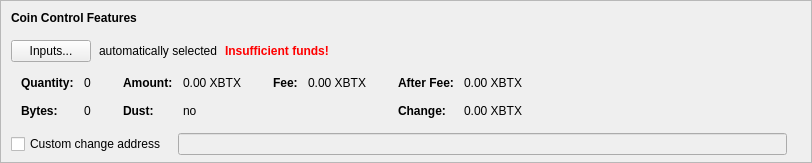
      <widget class="QFrame" name="frameCoinControl">
       <property name="sizePolicy">
        <sizepolicy hsizetype="Expanding" vsizetype="Fixed">
         <horstretch>0</horstretch>
         <verstretch>0</verstretch>
        </sizepolicy>
       </property>
       <property name="maximumSize">
        <size>
         <width>16777215</width>
         <height>16777215</height>
        </size>
       </property>
       <property name="frameShape">
        <enum>QFrame::StyledPanel</enum>
       </property>
       <property name="frameShadow">
        <enum>QFrame::Sunken</enum>
       </property>
       <layout class="QVBoxLayout" name="verticalLayoutCoinControl2">
        <property name="spacing">
         <number>0</number>
        </property>
        <property name="leftMargin">
         <number>0</number>
        </property>
        <property name="topMargin">
         <number>0</number>
        </property>
        <property name="rightMargin">
         <number>0</number>
        </property>
        <property name="bottomMargin">
         <number>6</number>
        </property>
        <item>
         <layout class="QVBoxLayout" name="verticalLayoutCoinControl" stretch="0,0,0,0,0">
          <property name="spacing">
           <number>0</number>
          </property>
          <property name="leftMargin">
           <number>10</number>
          </property>
          <property name="topMargin">
           <number>10</number>
          </property>
          <item>
           <layout class="QHBoxLayout" name="horizontalLayoutCoinControl1">
            <property name="bottomMargin">
             <number>15</number>
            </property>
            <item>
             <widget class="QLabel" name="labelCoinControlFeatures">
              <property name="sizePolicy">
               <sizepolicy hsizetype="Preferred" vsizetype="Maximum">
                <horstretch>0</horstretch>
                <verstretch>0</verstretch>
               </sizepolicy>
              </property>
              <property name="font">
               <font>
                <weight>75</weight>
                <bold>true</bold>
               </font>
              </property>
              <property name="styleSheet">
               <string notr="true">font-weight:bold;</string>
              </property>
              <property name="text">
               <string>Coin Control Features</string>
              </property>
             </widget>
            </item>
           </layout>
          </item>
          <item>
           <layout class="QHBoxLayout" name="horizontalLayoutCoinControl2" stretch="0,0,0,0">
            <property name="spacing">
             <number>8</number>
            </property>
            <property name="bottomMargin">
             <number>10</number>
            </property>
            <item>
             <widget class="QPushButton" name="pushButtonCoinControl">
              <property name="styleSheet">
               <string notr="true"/>
              </property>
              <property name="text">
               <string>Inputs...</string>
              </property>
              <property name="autoDefault">
               <bool>false</bool>
              </property>
             </widget>
            </item>
            <item>
             <widget class="QLabel" name="labelCoinControlAutomaticallySelected">
              <property name="text">
               <string>automatically selected</string>
              </property>
              <property name="margin">
               <number>5</number>
              </property>
             </widget>
            </item>
            <item>
             <widget class="QLabel" name="labelCoinControlInsuffFunds">
              <property name="font">
               <font>
                <weight>75</weight>
                <bold>true</bold>
               </font>
              </property>
              <property name="styleSheet">
               <string notr="true">color:red;font-weight:bold;</string>
              </property>
              <property name="text">
               <string>Insufficient funds!</string>
              </property>
              <property name="margin">
               <number>5</number>
              </property>
             </widget>
            </item>
            <item>
             <spacer name="horizontalSpacerCoinControl">
              <property name="orientation">
               <enum>Qt::Horizontal</enum>
              </property>
              <property name="sizeHint" stdset="0">
               <size>
                <width>40</width>
                <height>1</height>
               </size>
              </property>
             </spacer>
            </item>
           </layout>
          </item>
          <item>
           <widget class="QWidget" name="widgetCoinControl" native="true">
            <property name="sizePolicy">
             <sizepolicy hsizetype="Preferred" vsizetype="Preferred">
              <horstretch>0</horstretch>
              <verstretch>0</verstretch>
             </sizepolicy>
            </property>
            <property name="minimumSize">
             <size>
              <width>0</width>
              <height>0</height>
             </size>
            </property>
            <property name="styleSheet">
             <string notr="true"/>
            </property>
            <layout class="QHBoxLayout" name="horizontalLayoutCoinControl5">
             <property name="leftMargin">
              <number>0</number>
             </property>
             <property name="topMargin">
              <number>0</number>
             </property>
             <property name="rightMargin">
              <number>0</number>
             </property>
             <property name="bottomMargin">
              <number>0</number>
             </property>
             <item>
              <layout class="QHBoxLayout" name="horizontalLayoutCoinControl3" stretch="0,0,0,1">
               <property name="spacing">
                <number>20</number>
               </property>
               <property name="topMargin">
                <number>0</number>
               </property>
               <property name="bottomMargin">
                <number>10</number>
               </property>
               <item>
                <layout class="QFormLayout" name="formLayoutCoinControl1">
                 <property name="horizontalSpacing">
                  <number>10</number>
                 </property>
                 <property name="verticalSpacing">
                  <number>14</number>
                 </property>
                 <property name="leftMargin">
                  <number>10</number>
                 </property>
                 <property name="topMargin">
                  <number>4</number>
                 </property>
                 <property name="rightMargin">
                  <number>6</number>
                 </property>
                 <item row="0" column="0">
                  <widget class="QLabel" name="labelCoinControlQuantityText">
                   <property name="font">
                    <font>
                     <weight>75</weight>
                     <bold>true</bold>
                    </font>
                   </property>
                   <property name="text">
                    <string>Quantity:</string>
                   </property>
                   <property name="margin">
                    <number>0</number>
                   </property>
                  </widget>
                 </item>
                 <item row="0" column="1">
                  <widget class="QLabel" name="labelCoinControlQuantity">
                   <property name="cursor">
                    <cursorShape>IBeamCursor</cursorShape>
                   </property>
                   <property name="contextMenuPolicy">
                    <enum>Qt::ActionsContextMenu</enum>
                   </property>
                   <property name="text">
                    <string notr="true">0</string>
                   </property>
                   <property name="margin">
                    <number>0</number>
                   </property>
                   <property name="textInteractionFlags">
                    <set>Qt::LinksAccessibleByMouse|Qt::TextSelectableByKeyboard|Qt::TextSelectableByMouse</set>
                   </property>
                  </widget>
                 </item>
                 <item row="1" column="0">
                  <widget class="QLabel" name="labelCoinControlBytesText">
                   <property name="font">
                    <font>
                     <weight>75</weight>
                     <bold>true</bold>
                    </font>
                   </property>
                   <property name="text">
                    <string>Bytes:</string>
                   </property>
                  </widget>
                 </item>
                 <item row="1" column="1">
                  <widget class="QLabel" name="labelCoinControlBytes">
                   <property name="cursor">
                    <cursorShape>IBeamCursor</cursorShape>
                   </property>
                   <property name="contextMenuPolicy">
                    <enum>Qt::ActionsContextMenu</enum>
                   </property>
                   <property name="text">
                    <string notr="true">0</string>
                   </property>
                   <property name="textInteractionFlags">
                    <set>Qt::LinksAccessibleByMouse|Qt::TextSelectableByKeyboard|Qt::TextSelectableByMouse</set>
                   </property>
                  </widget>
                 </item>
                </layout>
               </item>
               <item>
                <layout class="QFormLayout" name="formLayoutCoinControl2">
                 <property name="horizontalSpacing">
                  <number>10</number>
                 </property>
                 <property name="verticalSpacing">
                  <number>14</number>
                 </property>
                 <property name="leftMargin">
                  <number>6</number>
                 </property>
                 <property name="topMargin">
                  <number>4</number>
                 </property>
                 <property name="rightMargin">
                  <number>6</number>
                 </property>
                 <item row="0" column="0">
                  <widget class="QLabel" name="labelCoinControlAmountText">
                   <property name="font">
                    <font>
                     <weight>75</weight>
                     <bold>true</bold>
                    </font>
                   </property>
                   <property name="text">
                    <string>Amount:</string>
                   </property>
                   <property name="margin">
                    <number>0</number>
                   </property>
                  </widget>
                 </item>
                 <item row="0" column="1">
                  <widget class="QLabel" name="labelCoinControlAmount">
                   <property name="cursor">
                    <cursorShape>IBeamCursor</cursorShape>
                   </property>
                   <property name="contextMenuPolicy">
                    <enum>Qt::ActionsContextMenu</enum>
                   </property>
                   <property name="text">
                    <string notr="true">0.00 XBTX</string>
                   </property>
                   <property name="textInteractionFlags">
                    <set>Qt::LinksAccessibleByMouse|Qt::TextSelectableByKeyboard|Qt::TextSelectableByMouse</set>
                   </property>
                  </widget>
                 </item>
                 <item row="1" column="0">
                  <widget class="QLabel" name="labelCoinControlLowOutputText">
                   <property name="font">
                    <font>
                     <weight>75</weight>
                     <bold>true</bold>
                    </font>
                   </property>
                   <property name="text">
                    <string>Dust:</string>
                   </property>
                  </widget>
                 </item>
                 <item row="1" column="1">
                  <widget class="QLabel" name="labelCoinControlLowOutput">
                   <property name="cursor">
                    <cursorShape>IBeamCursor</cursorShape>
                   </property>
                   <property name="contextMenuPolicy">
                    <enum>Qt::ActionsContextMenu</enum>
                   </property>
                   <property name="text">
                    <string notr="true">no</string>
                   </property>
                   <property name="textInteractionFlags">
                    <set>Qt::LinksAccessibleByMouse|Qt::TextSelectableByKeyboard|Qt::TextSelectableByMouse</set>
                   </property>
                  </widget>
                 </item>
                </layout>
               </item>
               <item>
                <layout class="QFormLayout" name="formLayoutCoinControl3">
                 <property name="horizontalSpacing">
                  <number>10</number>
                 </property>
                 <property name="verticalSpacing">
                  <number>14</number>
                 </property>
                 <property name="leftMargin">
                  <number>6</number>
                 </property>
                 <property name="topMargin">
                  <number>4</number>
                 </property>
                 <property name="rightMargin">
                  <number>6</number>
                 </property>
                 <item row="0" column="0">
                  <widget class="QLabel" name="labelCoinControlFeeText">
                   <property name="font">
                    <font>
                     <weight>75</weight>
                     <bold>true</bold>
                    </font>
                   </property>
                   <property name="text">
                    <string>Fee:</string>
                   </property>
                   <property name="margin">
                    <number>0</number>
                   </property>
                  </widget>
                 </item>
                 <item row="0" column="1">
                  <widget class="QLabel" name="labelCoinControlFee">
                   <property name="cursor">
                    <cursorShape>IBeamCursor</cursorShape>
                   </property>
                   <property name="contextMenuPolicy">
                    <enum>Qt::ActionsContextMenu</enum>
                   </property>
                   <property name="text">
                    <string notr="true">0.00 XBTX</string>
                   </property>
                   <property name="textInteractionFlags">
                    <set>Qt::LinksAccessibleByMouse|Qt::TextSelectableByKeyboard|Qt::TextSelectableByMouse</set>
                   </property>
                  </widget>
                 </item>
                </layout>
               </item>
               <item>
                <layout class="QFormLayout" name="formLayoutCoinControl4">
                 <property name="horizontalSpacing">
                  <number>10</number>
                 </property>
                 <property name="verticalSpacing">
                  <number>14</number>
                 </property>
                 <property name="leftMargin">
                  <number>6</number>
                 </property>
                 <property name="topMargin">
                  <number>4</number>
                 </property>
                 <property name="rightMargin">
                  <number>6</number>
                 </property>
                 <item row="0" column="0">
                  <widget class="QLabel" name="labelCoinControlAfterFeeText">
                   <property name="font">
                    <font>
                     <weight>75</weight>
                     <bold>true</bold>
                    </font>
                   </property>
                   <property name="text">
                    <string>After Fee:</string>
                   </property>
                   <property name="margin">
                    <number>0</number>
                   </property>
                  </widget>
                 </item>
                 <item row="0" column="1">
                  <widget class="QLabel" name="labelCoinControlAfterFee">
                   <property name="cursor">
                    <cursorShape>IBeamCursor</cursorShape>
                   </property>
                   <property name="contextMenuPolicy">
                    <enum>Qt::ActionsContextMenu</enum>
                   </property>
                   <property name="text">
                    <string notr="true">0.00 XBTX</string>
                   </property>
                   <property name="textInteractionFlags">
                    <set>Qt::LinksAccessibleByMouse|Qt::TextSelectableByKeyboard|Qt::TextSelectableByMouse</set>
                   </property>
                  </widget>
                 </item>
                 <item row="1" column="0">
                  <widget class="QLabel" name="labelCoinControlChangeText">
                   <property name="font">
                    <font>
                     <weight>75</weight>
                     <bold>true</bold>
                    </font>
                   </property>
                   <property name="text">
                    <string>Change:</string>
                   </property>
                  </widget>
                 </item>
                 <item row="1" column="1">
                  <widget class="QLabel" name="labelCoinControlChange">
                   <property name="cursor">
                    <cursorShape>IBeamCursor</cursorShape>
                   </property>
                   <property name="contextMenuPolicy">
                    <enum>Qt::ActionsContextMenu</enum>
                   </property>
                   <property name="text">
                    <string notr="true">0.00 XBTX</string>
                   </property>
                   <property name="textInteractionFlags">
                    <set>Qt::LinksAccessibleByMouse|Qt::TextSelectableByKeyboard|Qt::TextSelectableByMouse</set>
                   </property>
                  </widget>
                 </item>
                </layout>
               </item>
              </layout>
             </item>
            </layout>
           </widget>
          </item>
          <item>
           <layout class="QHBoxLayout" name="horizontalLayoutCoinControl4" stretch="0,0,0">
            <property name="spacing">
             <number>12</number>
            </property>
            <property name="sizeConstraint">
             <enum>QLayout::SetDefaultConstraint</enum>
            </property>
            <property name="topMargin">
             <number>5</number>
            </property>
            <property name="rightMargin">
             <number>5</number>
            </property>
            <item>
             <widget class="QCheckBox" name="checkBoxCoinControlChange">
              <property name="toolTip">
               <string>If this is activated, but the change address is empty or invalid, change will be sent to a newly generated address.</string>
              </property>
              <property name="text">
               <string>Custom change address</string>
              </property>
             </widget>
            </item>
            <item>
             <widget class="QValidatedLineEdit" name="lineEditCoinControlChange">
              <property name="enabled">
               <bool>false</bool>
              </property>
              <property name="sizePolicy">
               <sizepolicy hsizetype="Expanding" vsizetype="Fixed">
                <horstretch>0</horstretch>
                <verstretch>0</verstretch>
               </sizepolicy>
              </property>
             </widget>
            </item>
            <item>
             <widget class="QLabel" name="labelCoinControlChangeLabel">
              <property name="sizePolicy">
               <sizepolicy hsizetype="Preferred" vsizetype="Expanding">
                <horstretch>0</horstretch>
                <verstretch>0</verstretch>
               </sizepolicy>
              </property>
              <property name="minimumSize">
               <size>
                <width>0</width>
                <height>0</height>
               </size>
              </property>
              <property name="text">
               <string/>
              </property>
              <property name="margin">
               <number>3</number>
              </property>
             </widget>
            </item>
           </layout>
          </item>
          <item>
           <spacer name="verticalSpacerCoinControl">
            <property name="orientation">
             <enum>Qt::Vertical</enum>
            </property>
            <property name="sizeHint" stdset="0">
             <size>
              <width>800</width>
              <height>1</height>
             </size>
            </property>
           </spacer>
          </item>
         </layout>
        </item>
       </layout>
      </widget>
